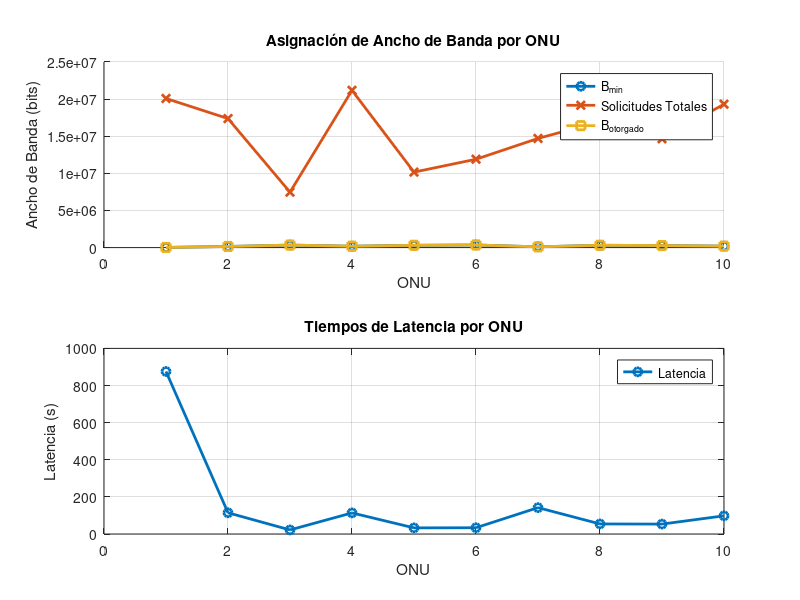

This figure's MATLAB source:
% Parámetros del sistema
T_cycle = 0.02; % Duración del ciclo (en segundos)
T_guard = 0.0001; % Tiempo de guarda (en segundos)
N = 10; % Número de ONUs
R = 1e9; % Tasa de datos (en bits/s)
W = rand(1, N); % Pesos SLA aleatorios para cada ONU
W = W / sum(W); % Normalización de W

% Cálculo de ancho de banda mínimo
B_min = (T_cycle - 2 * N * T_guard) * W * R / (8 * sum(W));

% Simulación de solicitudes de ancho de banda (EF, AF, BE)
EF_requests = rand(1, N) * 1e7; % Solicitudes EF aleatorias (bits)
AF_requests = rand(1, N) * 1e7; % Solicitudes AF aleatorias (bits)
BE_requests = rand(1, N) * 1e7; % Solicitudes BE aleatorias (bits)

% Ancho de banda total solicitado
Total_requests = EF_requests + AF_requests + BE_requests;

% Cálculo del ancho de banda otorgado
B_granted = min(Total_requests, B_min);

% Tiempos de latencia simulados
latency = Total_requests ./ B_granted; % Latencia aproximada (en segundos)

% Gráficos
figure;
subplot(2, 1, 1);
hold on;
plot(1:N, B_min, 'o-', 'LineWidth', 2, 'DisplayName', 'B_{min}');
plot(1:N, Total_requests, 'x-', 'LineWidth', 2, 'DisplayName', 'Solicitudes Totales');
plot(1:N, B_granted, 's-', 'LineWidth', 2, 'DisplayName', 'B_{otorgado}');
xlabel('ONU');
ylabel('Ancho de Banda (bits)');
title('Asignación de Ancho de Banda por ONU');
legend show;
grid on;

subplot(2, 1, 2);
plot(1:N, latency, 'o-', 'LineWidth', 2, 'DisplayName', 'Latencia');
xlabel('ONU');
ylabel('Latencia (s)');
title('Tiempos de Latencia por ONU');
legend show;
grid on;
